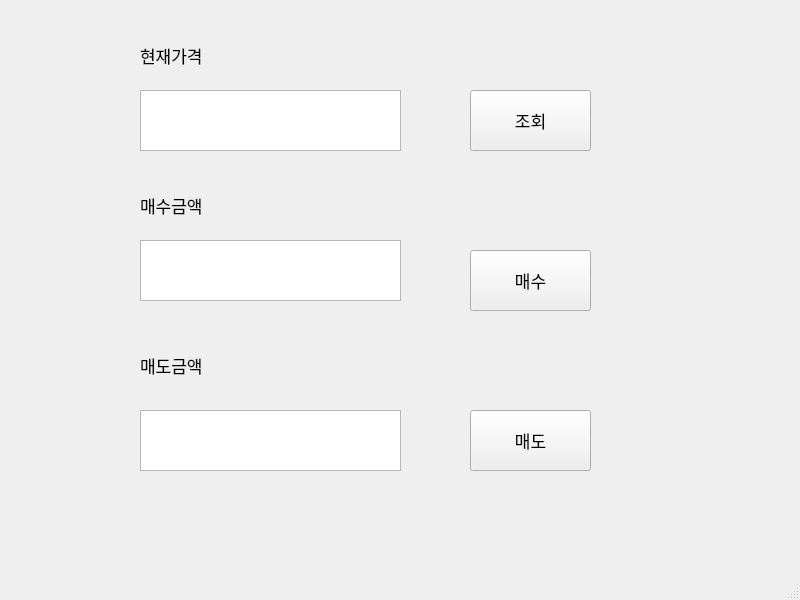
<?xml version="1.0" encoding="UTF-8"?>
<ui version="4.0">
 <class>MainWindow</class>
 <widget class="QMainWindow" name="MainWindow">
  <property name="geometry">
   <rect>
    <x>0</x>
    <y>0</y>
    <width>800</width>
    <height>600</height>
   </rect>
  </property>
  <property name="windowTitle">
   <string>MainWindow</string>
  </property>
  <widget class="QWidget" name="centralwidget">
   <widget class="QLabel" name="labelPrice">
    <property name="geometry">
     <rect>
      <x>140</x>
      <y>20</y>
      <width>101</width>
      <height>71</height>
     </rect>
    </property>
    <property name="font">
     <font>
      <pointsize>13</pointsize>
     </font>
    </property>
    <property name="text">
     <string>현재가격</string>
    </property>
   </widget>
   <widget class="QLabel" name="labelBuy">
    <property name="geometry">
     <rect>
      <x>140</x>
      <y>170</y>
      <width>101</width>
      <height>71</height>
     </rect>
    </property>
    <property name="font">
     <font>
      <pointsize>13</pointsize>
     </font>
    </property>
    <property name="text">
     <string>매수금액</string>
    </property>
   </widget>
   <widget class="QLabel" name="labelSell">
    <property name="geometry">
     <rect>
      <x>140</x>
      <y>330</y>
      <width>101</width>
      <height>71</height>
     </rect>
    </property>
    <property name="font">
     <font>
      <pointsize>13</pointsize>
     </font>
    </property>
    <property name="text">
     <string>매도금액</string>
    </property>
   </widget>
   <widget class="QTextEdit" name="textEditPrice">
    <property name="geometry">
     <rect>
      <x>140</x>
      <y>90</y>
      <width>261</width>
      <height>61</height>
     </rect>
    </property>
    <property name="font">
     <font>
      <pointsize>15</pointsize>
     </font>
    </property>
   </widget>
   <widget class="QTextEdit" name="textEditBuy">
    <property name="geometry">
     <rect>
      <x>140</x>
      <y>240</y>
      <width>261</width>
      <height>61</height>
     </rect>
    </property>
    <property name="font">
     <font>
      <pointsize>15</pointsize>
     </font>
    </property>
   </widget>
   <widget class="QTextEdit" name="textEditSell">
    <property name="geometry">
     <rect>
      <x>140</x>
      <y>410</y>
      <width>261</width>
      <height>61</height>
     </rect>
    </property>
    <property name="font">
     <font>
      <pointsize>15</pointsize>
     </font>
    </property>
   </widget>
   <widget class="QPushButton" name="pushButtonPrice">
    <property name="geometry">
     <rect>
      <x>470</x>
      <y>90</y>
      <width>121</width>
      <height>61</height>
     </rect>
    </property>
    <property name="font">
     <font>
      <pointsize>13</pointsize>
     </font>
    </property>
    <property name="text">
     <string>조회</string>
    </property>
   </widget>
   <widget class="QPushButton" name="pushButtonBuy">
    <property name="geometry">
     <rect>
      <x>470</x>
      <y>250</y>
      <width>121</width>
      <height>61</height>
     </rect>
    </property>
    <property name="font">
     <font>
      <pointsize>13</pointsize>
     </font>
    </property>
    <property name="text">
     <string>매수</string>
    </property>
   </widget>
   <widget class="QPushButton" name="pushButtonSell">
    <property name="geometry">
     <rect>
      <x>470</x>
      <y>410</y>
      <width>121</width>
      <height>61</height>
     </rect>
    </property>
    <property name="font">
     <font>
      <pointsize>13</pointsize>
     </font>
    </property>
    <property name="text">
     <string>매도</string>
    </property>
   </widget>
  </widget>
  <widget class="QMenuBar" name="menubar">
   <property name="geometry">
    <rect>
     <x>0</x>
     <y>0</y>
     <width>800</width>
     <height>26</height>
    </rect>
   </property>
  </widget>
  <widget class="QStatusBar" name="statusbar"/>
 </widget>
 <resources/>
 <connections/>
</ui>
